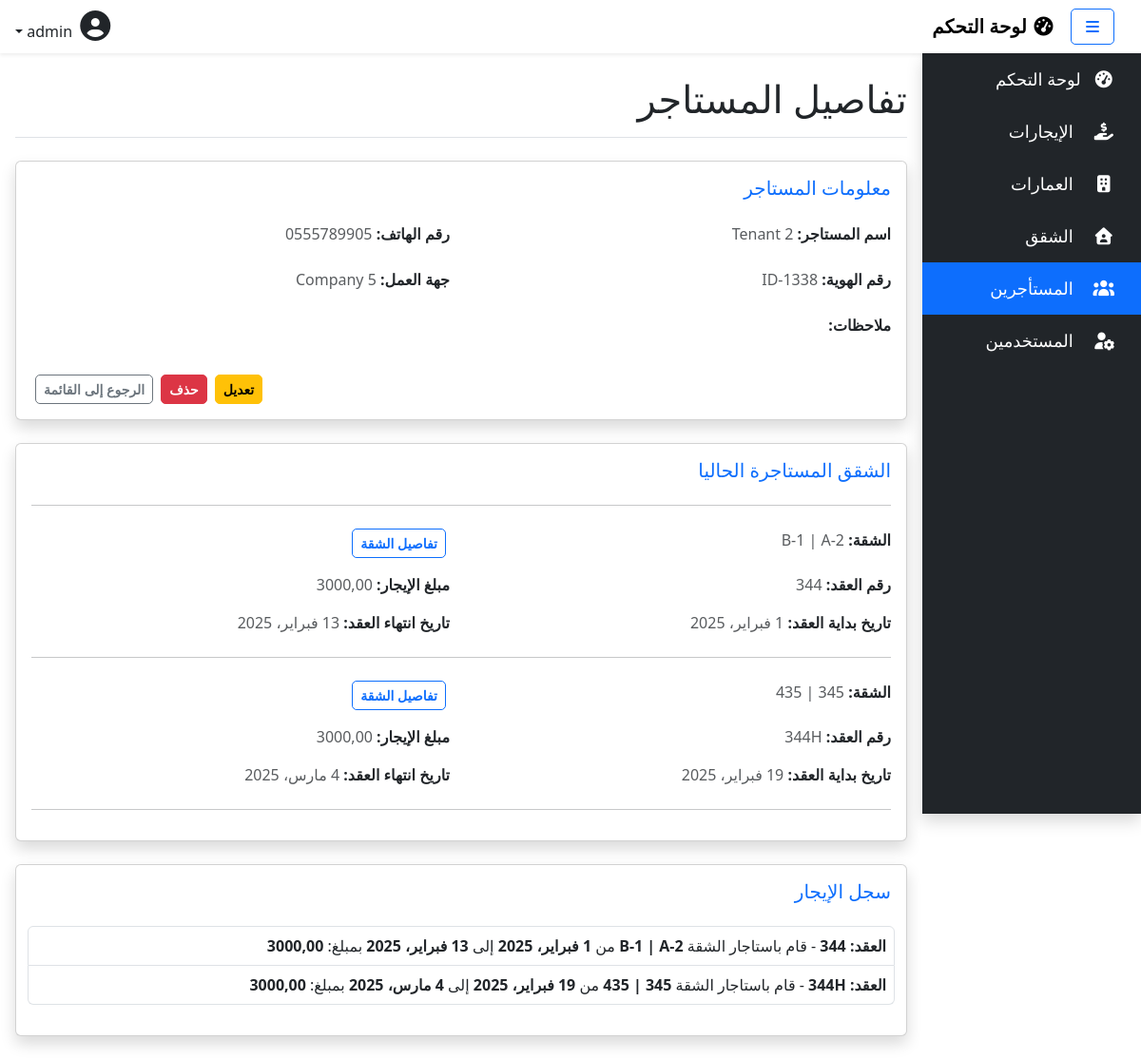
/tenants/2/ (signed in), run on an earlier commit of the app's database.
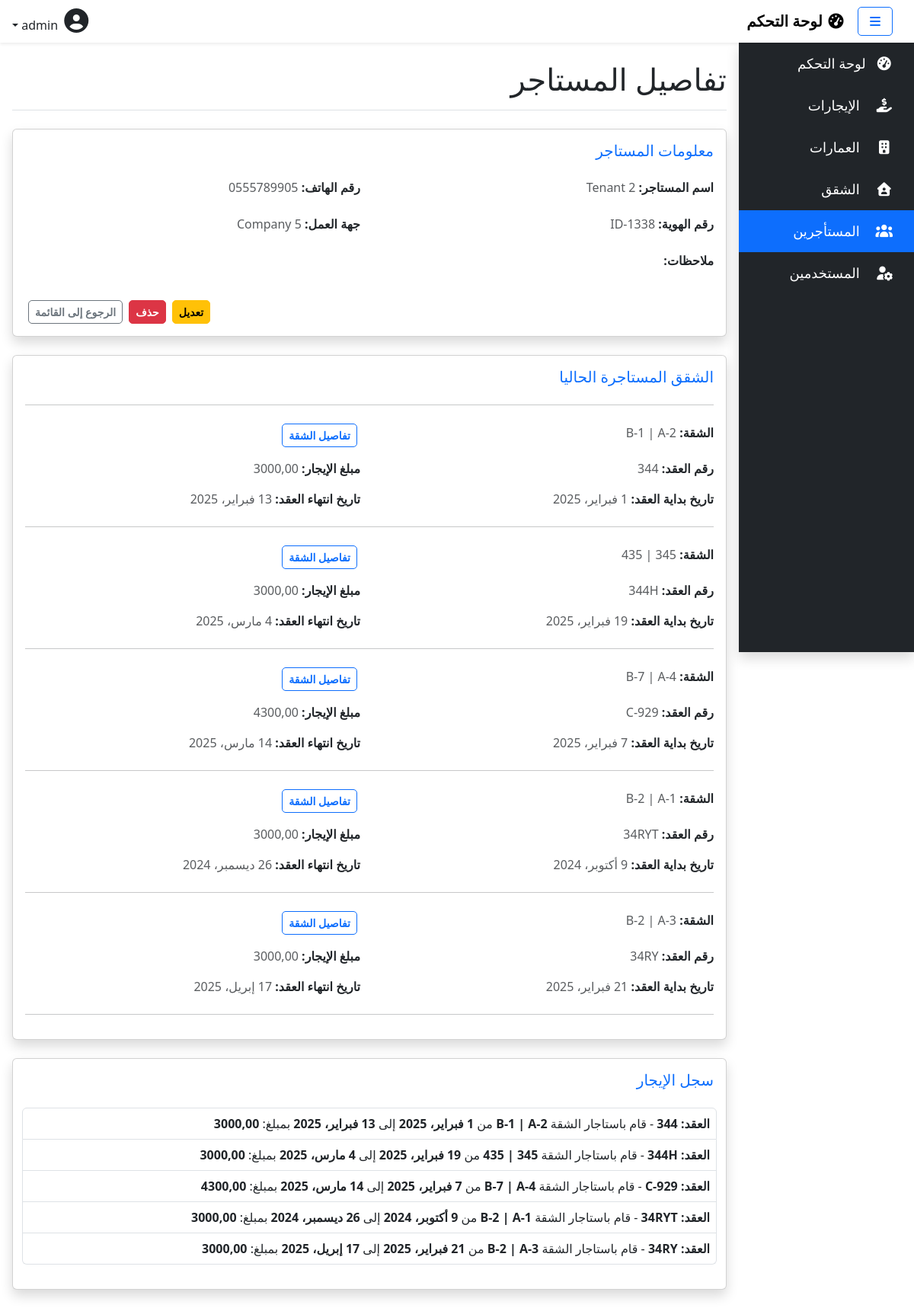
And on a later commit of the database.
### rentals/models.py (models this page shows, shortened)
class Tenant(models.Model):
    name = models.CharField(max_length=100, verbose_name="اسم المستاجر")
    phone_number = models.CharField(max_length=15, unique=True, verbose_name="رقم الهاتف")
    id_number = models.CharField(max_length=20, unique=True, verbose_name="رقم الهوية")
    workplace = models.CharField(max_length=100, blank=True, verbose_name="جهة العمل")
    notes = models.TextField(verbose_name="ملاحظات", blank=True)
    class Meta:
        verbose_name = "المستاجر"
        verbose_name_plural = "المستاجرين"

class ActiveTenant(models.Model):
    apartment = models.OneToOneField(Apartment, on_delete=models.CASCADE, related_name="active_tenant", verbose_name="الشقة")
    tenant = models.ForeignKey(Tenant, on_delete=models.CASCADE, related_name="active_apartment", verbose_name="المستاجر")
    contract_number = models.CharField(max_length=50, unique=True, verbose_name="رقم العقد")
    contract_start_date = models.DateField(verbose_name="تاريخ بداية العقد")
    contract_end_date = models.DateField(verbose_name="تاريخ انتهاء العقد")
    rent_amount = models.DecimalField(max_digits=10, decimal_places=2, verbose_name="مبلغ الإيجار شهري")
    notes = models.TextField(verbose_name="ملاحظات", blank=True)
    class Meta:
        verbose_name = "الايجار"
        verbose_name_plural = "الايجارات"

class Apartment(models.Model):
    APARTMENT_STATUS_CHOICES = [
        ('شاغرة', 'شاغرة'),
        ('مأهولة', 'مأهولة'),
    ]
    building = models.ForeignKey(Building, on_delete=models.CASCADE, related_name='apartments', verbose_name="العمارة")
    apartment_number = models.CharField(max_length=50, verbose_name="رقم الشقة")
    num_of_rooms = models.IntegerField(verbose_name="عدد الغرف")
    electricity_meter_number = models.CharField(max_length=50, verbose_name="رقم عداد الكهرباء")
    water_meter_number = models.CharField(max_length=50, verbose_name="رقم عداد الماء")
    status = models.CharField(max_length=8, choices=APARTMENT_STATUS_CHOICES, default='شاغرة', verbose_name="الحالة")
    floor_number = models.IntegerField(verbose_name="رقم الطابق", default=1)
    class Meta:
        verbose_name = "الشقة"
        verbose_name_plural = "الشقق"
        unique_together = ("building", "apartment_number")
    def __str__(self):
        return f"{self.building.building_number} | {self.apartment_number}"

class Building(models.Model):
    building_number = models.CharField(max_length=3, unique=True, verbose_name="رقم العمارة")
    address = models.CharField(max_length=255, blank=True, verbose_name="عنوان العمارة")
    number_of_floors = models.IntegerField(verbose_name="عدد الطوابق", default=1)
    number_of_apartments = models.IntegerField(verbose_name="عدد الشقق", default=0)
    class Meta:
        verbose_name = "العمارة"
        verbose_name_plural = "العمارات"

class RentalHistory(models.Model):
    active_tenant = models.ForeignKey(ActiveTenant, on_delete=models.SET_NULL, related_name="history", null=True, blank=True, verbose_name="العقد الحالي")
    apartment = models.ForeignKey(Apartment, on_delete=models.SET_NULL, related_name="rental_history", null=True, blank=True, verbose_name="الشقة")
    tenant = models.ForeignKey(Tenant, on_delete=models.SET_NULL, related_name="apartment_rental_history", null=True, blank=True, verbose_name="المستاجر")
    contract_number = models.CharField(max_length=50, unique=True, verbose_name="رقم العقد")
    contract_start_date = models.DateField(verbose_name="تاريخ بداية العقد")
    contract_end_date = models.DateField(verbose_name="تاريخ انتهاء العقد")
    rent_amount = models.DecimalField(max_digits=10, decimal_places=2, verbose_name="مبلغ الإيجار شهري")
    notes = models.TextField(verbose_name="ملاحظات", blank=True)
    class Meta:
        verbose_name = "سجل الايجار"
        verbose_name_plural = "سجل الايجارات"

### rentals/views.py (the view)
# urls.py: path('tenants/<int:pk>/', views.TenantDetailView.as_view(), name='tenant_detail'),
class TenantDetailView(PermissionRequiredMixin, DetailView):
    model = Tenant
    template_name = 'tenants/detail.html'
    permission_required = 'rentals.view_tenant'
    def get_context_data(self, **kwargs):
        context = super().get_context_data(**kwargs)
        context["model_name"] = self.model._meta.model_name  # Model name for template
        context["model_verbose_name"] = self.model._meta.verbose_name  # Model name for template
        context["fields"] = [
            (field.verbose_name, getattr(self.object, field.name, "لا توجد بيانات"))
            for field in self.model._meta.get_fields()
            if not (field.auto_created and not field.concrete) and field.name != "id"
        ]
        return context

### rentals/templates/tenants/detail.html (shortened to what this page needs)
{% extends 'base.html' %}
{% block content %}
  <div class="container mt-4">
    <div class="d-flex justify-content-between align-items-center border-bottom pb-2 mb-4">
      <h1 class="text-end">تفاصيل {{ model_verbose_name }}</h1>
    </div>
    <div class="card shadow border-1 mb-4">
        <div class="card-body">
        <h5 class="card-title mb-4 text-primary">معلومات {{ model_verbose_name }}</h5>
        <div class="row mb-3">
          {% for field_name, field_value in fields %}
            <div class="col-md-6 mb-2">
              <p><strong>{{ field_name }}:</strong> <span class="text-muted">{{ field_value }}</span></p>
            </div>
          {% endfor %}
        </div>
        <div class="d-flex justify-content-end">
          <a href="{% url model_name|lower|add:'_update' object.pk %}" class="btn btn-warning btn-sm mx-1">تعديل</a>
          <a href="{% url model_name|lower|add:'_delete' object.pk %}" class="btn btn-danger btn-sm mx-1">حذف</a>
          <a href="{% url model_name|lower|add:'_list' %}" class="btn btn-outline-secondary btn-sm mx-1">الرجوع إلى القائمة</a>
        </div>
      </div>
    </div>
    <div class="card shadow border-1 mb-4">
      <div class="card-body">
        <h5 class="card-title mb-4 text-primary">الشقق المستاجرة الحاليا</h5>
        {% if object.active_apartment.all %}
        <hr>
        {% for active_apartment in object.active_apartment.all %}
        <div class="row mb-3">
          <p class="col-md-6 my-2"><strong>الشقة:</strong> <span class="text-muted">{{ active_apartment.apartment }}</span></p>
          <p class="col-md-6 my-2"><a href="{% url 'apartment_detail' active_apartment.apartment.pk %}" class="btn btn-outline-primary btn-sm mx-1">تفاصيل الشقة</a></p>
          <p class="col-md-6 my-2"><strong>رقم العقد:</strong> <span class="text-muted">{{ active_apartment.contract_number }}</span></p>
          <p class="col-md-6 my-2"><strong>مبلغ الإيجار:</strong> <span class="text-muted">{{ active_apartment.rent_amount }}</span></p>
          <p class="col-md-6 my-2"><strong>تاريخ بداية العقد:</strong> <span class="text-muted">{{ active_apartment.contract_start_date }}</span></p>
          <p class="col-md-6 my-2"><strong>تاريخ انتهاء العقد:</strong> <span class="text-muted">{{ active_apartment.contract_end_date }}</span></p>
        </div>
        <hr>
        {% endfor %}
        {% else %}
        <p class="text-muted">لا يوجد شقق حاليًا.</p>
        {% endif %}
      </div>
    </div>
    <div class="card shadow border-1 mb-4">
      <div class="card-body">
        <h5 class="card-title mb-4 text-primary">سجل الإيجار</h5>
        <div class="row mb-3">
          {% if object.apartment_rental_history.all %}
          <ul class="list-group px-2">
            {% for rental in object.apartment_rental_history.all %}
            <li class="list-group-item border-bottom p-2">
              <p class="m-0">
                <strong>العقد: {{ rental.contract_number }} </strong> -
                قام باستاجار الشقة <strong>{{ rental.apartment }}</strong>
                من <strong>{{ rental.contract_start_date }}</strong>
                إلى <strong>{{ rental.contract_end_date }}</strong> بمبلغ:
                <strong>{{ rental.rent_amount }}</strong>
              </p>
            </li>
            {% endfor %}
          </ul>
          {% else %}
            <p class="text-muted">لا يوجد سجل إيجار لهذه الشقة.</p>
          {% endif %}
        </div>
      </div>
    </div>
  </div>
{% endblock %}

### rentals/templates/base.html (shortened to what this page needs)
{% load static %}
<!DOCTYPE html>
<html lang="ar" dir="rtl">
<head>
    <link href="https://cdn.jsdelivr.net/npm/bootstrap@5.3.0-alpha1/dist/css/bootstrap.min.css" rel="stylesheet">
    <link href="https://cdn.jsdelivr.net/npm/@fortawesome/fontawesome-free/css/all.css" rel="stylesheet">
    <link rel="stylesheet" type="text/css" href="{% static 'css/styles.css' %}">
</head>
<body>
    {% include "includes/header.html" %}
    {% include "includes/sidebar.html" %}
    <main class="main px-1">
        {% block content %}{% endblock content %}
    </main>
    <link href="https://cdn.jsdelivr.net/npm/select2@4.0.13/dist/css/select2.min.css" rel="stylesheet" />
</body>
</html>

### rentals/templates/includes/header.html (shortened to what this page needs)
<header class="header shadow-sm fixed-top">
    <nav class="navbar navbar-expand-lg navbar-light bg-white">
        <div class="container-fluid d-flex justify-content-between align-items-center">
            <div class="d-flex justify-content-between align-items-center">
                <button class="btn btn-outline-primary me-3" id="sidebarToggle">
                    <i class="fas fa-bars"></i>
                </button>
                <a class="navbar-brand fw-bold" href="{% url 'index' %}">
                    <i class="fas fa-tachometer-alt"></i> لوحة التحكم
                </a>
            </div>
            <div class="dropdown">
                <a href="#" class="nav-link dropdown-toggle" data-bs-toggle="dropdown">
                    <i class="fas fa-user-circle fa-2x"></i>
                </a>
            </div>
        </div>
    </nav>
</header>

### rentals/templates/includes/sidebar.html
<div id="sidebar" class="sidebar bg-dark vh-100 position-fixed text-white shadow">
    <ul class="nav flex-column text-white px-0">
        <li class="nav-item {% if request.path == '/' %}active{% endif %}">
            <a class="nav-link text-white" href="{% url 'index' %}">
                <i class="fas fa-tachometer-alt mx-2"></i> لوحة التحكم
            </a>
        </li>
        {% if 'rentals.view_activetenant' in request.user.get_all_permissions %}
        <li class="nav-item {% if '/active_tenants/' in request.path %}active{% endif %}">
            <a class="nav-link text-white" href="{% url 'active_tenant_list' %}">
                <i class="fas fa-hand-holding-usd mx-2"></i>
                <span class="link-text px-2">الإيجارات</span>
            </a>
        </li>
        {% endif %}
        {% if 'rentals.view_building' in request.user.get_all_permissions %}
        <li class="nav-item {% if '/buildings/' in request.path %}active{% endif %}">
            <a class="nav-link text-white" href="{% url 'building_list' %}">
                <i class="fas fa-building mx-2"></i>
                <span class="link-text px-2">العمارات</span>
            </a>
        </li>
        {% endif %}
        {% if 'rentals.view_apartment' in request.user.get_all_permissions %}
        <li class="nav-item {% if '/apartments/' in request.path %}active{% endif %}">
            <a class="nav-link text-white" href="{% url 'apartment_list' %}">
                <i class="fas fa-house-user mx-2"></i>
                <span class="link-text px-2">الشقق</span>
            </a>
        </li>
        {% endif %}
        {% if 'rentals.view_tenant' in request.user.get_all_permissions %}
        <li class="nav-item {% if '/tenants/' in request.path %}active{% endif %}">
            <a class="nav-link text-white" href="{% url 'tenant_list' %}">
                <i class="fas fa-users mx-2"></i>
                <span class="link-text px-2">المستأجرين</span>
            </a>
        </li>
        {% endif %}
        {% if 'auth.view_user' in request.user.get_all_permissions %}
        <li class="nav-item {% if '/users/' in request.path %}active{% endif %}">
            <a class="nav-link text-white" href="{% url 'user_list' %}">
                <i class="fas fa-user-cog mx-2"></i>
                <span class="link-text px-2">المستخدمين</span>
            </a>
        </li>
        {% endif %}
    </ul>
</div>

### static/css/styles.css (style rules this page uses)
.sidebar { width: 230px; right: 0; transition: all 0.3s; z-index: 1000; margin-top: 56px; }
.sidebar .nav-link { padding: 14px 20px; font-size: 18px; }
.active { background: #0d6efd; }
.main { margin-right: 230px; padding-top: 56px; transition: all 0.3s ease-in-out; }
.btn i { transition: color 0.3s ease-in-out; }
.btn { border-radius: 5px; font-weight: bold; transition: background-color 0.3s ease; }

What changed in the data, as far as the page shows it:
added ActiveTenant: apartment "B-7 | A-4", contract_number "C-929", rent_amount "4300,00", contract_start_date "7 فبراير، 2025", contract_end_date "14 مارس، 2025"
added ActiveTenant: apartment "B-2 | A-1", contract_number "34RYT", rent_amount "3000,00", contract_start_date "9 أكتوبر، 2024", contract_end_date "26 ديسمبر، 2024"
added ActiveTenant: apartment "B-2 | A-3", contract_number "34RY", rent_amount "3000,00", contract_start_date "21 فبراير، 2025", contract_end_date "17 إبريل، 2025"
added RentalHistory: apartment "B-7 | A-4", contract_start_date "7 فبراير، 2025", contract_end_date "14 مارس، 2025", rent_amount "4300,00"
added RentalHistory: apartment "B-2 | A-1", contract_start_date "9 أكتوبر، 2024", contract_end_date "26 ديسمبر، 2024", rent_amount "3000,00"
added RentalHistory: apartment "B-2 | A-3", contract_start_date "21 فبراير، 2025", contract_end_date "17 إبريل، 2025", rent_amount "3000,00"
